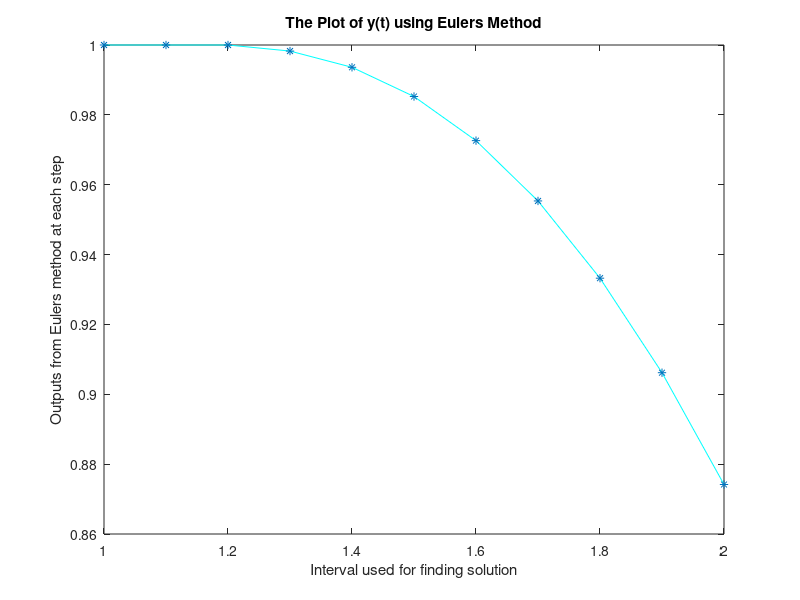
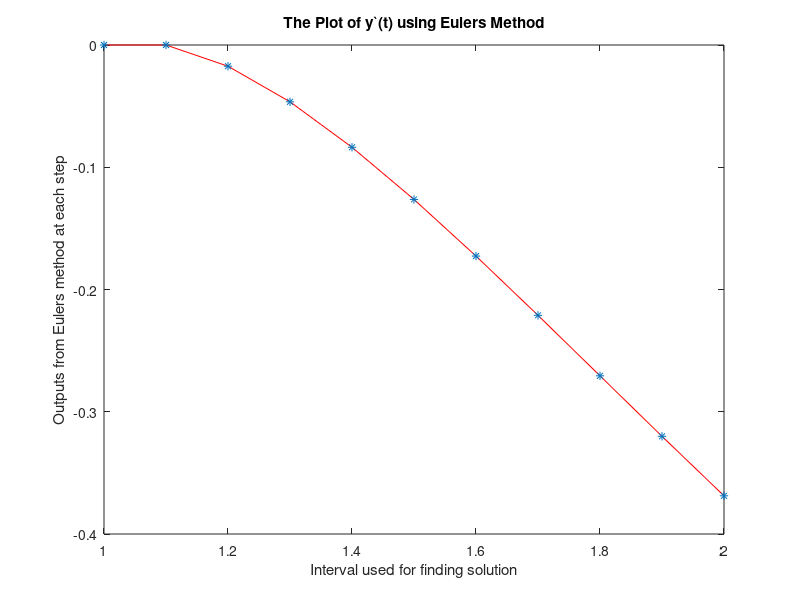

Write the MATLAB code that produced these figures, in order.
%%
% Problem 
% Solve the ODE, y''(t) = -y'(t)/t- (t^2-1)/t * y(t) 
% With the initial condition that y(1) = 1, y'(1) = 0
% on the interval [1 , 2]
% h = 0.1
%
% a. Euler 
clear all
close all
h = 0.1; % stepsize
t = 1:h:2; % interval
y = zeros(1, length(t));
p = zeros(1, length(t));
f1 = @(t , y , p) p;
f2 = @(t , y , p) -p./t - (t.^2-1)./(t.^2)*y;
y(1) = 1;
p(1) = 0;

for i = 1:(length(t)-1);
    k1 = h * f1(t(i)        , y(i)         , p(i)        );
    l1 = h * f2(t(i)        , y(i)         , p(i)        );
    
    y(i+1) = y(i) + k1;
    p(i+1) = p(i) + l1;
end
y
p
figure  
plot(t , y, '-c', t , y, '*')
title('The Plot of y(t) using Eulers Method')
xlabel('Interval used for finding solution')
ylabel('Outputs from Eulers method at each step')
figure
plot(t , p , '-r', t , p, '*')
title('The Plot of y`(t) using Eulers Method')
xlabel('Interval used for finding solution')
ylabel('Outputs from Eulers method at each step')